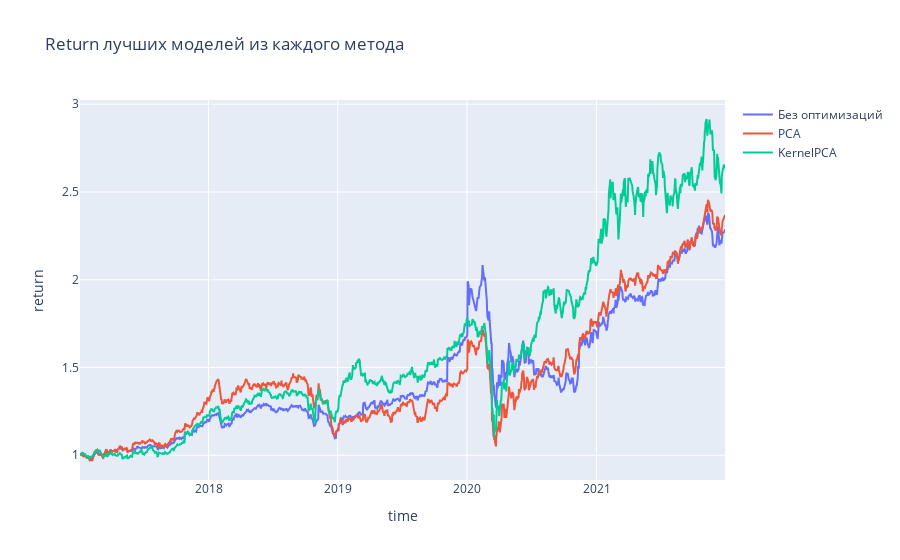

The notebook cell saved with this chart:
### Code cell
plot_results(names=['Без оптимизаций', 'PCA', 'KernelPCA'], 
             optimizers=[po_randomsearch, po_randomsearch_PCA, po_randomsearch_kPCA], 
             df_train=data_train, df_test=data_test, title='Return лучших моделей из каждого метода')

### Figure 1 — Plotly figure (JSON) as saved in the notebook; plotly's stock layout.template omitted (floating-point values rounded to 4 significant figures; data arrays with more than 128 entries replaced by an {"elided": "..."} marker saying what was removed)
{"data": [{"name": "Без оптимизаций", "type": "scatter", "x": {"elided": "1258 str values"}, "y": {"elided": "1258 float values"}}, {"name": "PCA", "type": "scatter", "x": {"elided": "1258 str values"}, "y": {"elided": "1258 float values"}}, {"name": "KernelPCA", "type": "scatter", "x": {"elided": "1258 str values"}, "y": {"elided": "1258 float values"}}], "layout": {"title": {"text": "Return лучших моделей из каждого метода"}, "xaxis": {"title": {"text": "time"}}, "yaxis": {"title": {"text": "return"}}}}
